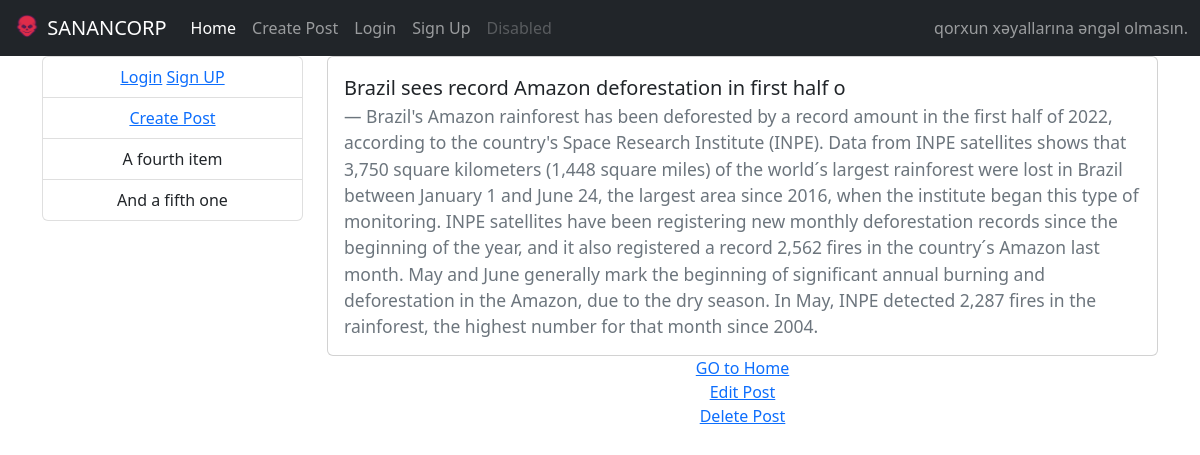
/7, run on the app's committed database.
### sananapp/models.py (models this page shows, shortened)
class Post(models.Model):
    title = models.CharField(max_length=55)
    body = models.TextField()

### sananapp/views.py (the view)
# urls.py: path('<int:pk>',views.detail.as_view(),name='detailpage'),
class detail(DetailView):
    model = models.Post
    template_name = 'detail.html'

### templates/detail.html
{% extends 'base.html' %}
{% block content %}
<div class="card">
    <div class="card-body">
      <blockquote class="blockquote mb-0">
        <p>{{object.title}}</p>
        <footer class="blockquote-footer">{{object.body}}</footer>
      </blockquote>
    </div>
  </div>
  <div class="text-center">
    <a href="{% url 'indexpage' %}">GO to Home</a><br>
    <a href="{% url 'editpage' object.pk %}">Edit Post</a><br>
    <a href="{% url 'deletepage' object.pk %}">Delete Post</a>
  </div>
{% endblock %}

### data on the page
Post: title "Brazil sees record Amazon deforestation in first half o", body "Brazil's Amazon rainforest has been deforested by a record amount in the first half of 2022, according to the country's Space Research Institute (INPE). Data from INPE satellites shows that 3,750 square kilometers (1,448 square miles) of the world´s largest rainforest were lost in Brazil between January 1 and June 24, the largest area since 2016, when the institute began this type of monitoring. INPE satellites have been registering new monthly deforestation records since the beginning of the year, and it also registered a record 2,562 fires in the country´s Amazon last month. May and June generally mark the beginning of significant annual burning and deforestation in the Amazon, due to the…"
